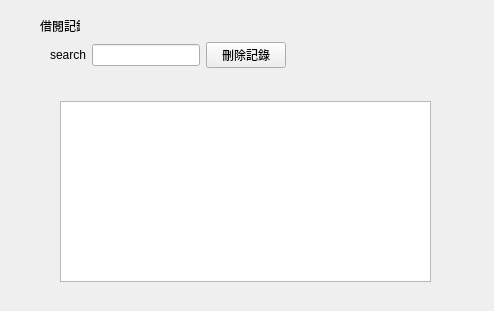
<?xml version="1.0" encoding="UTF-8"?>
<ui version="4.0">
 <class>Cell_Record</class>
 <widget class="QWidget" name="Cell_Record">
  <property name="geometry">
   <rect>
    <x>0</x>
    <y>0</y>
    <width>494</width>
    <height>311</height>
   </rect>
  </property>
  <property name="windowTitle">
   <string>Form</string>
  </property>
  <widget class="QWidget" name="widget" native="true">
   <property name="geometry">
    <rect>
     <x>50</x>
     <y>30</y>
     <width>321</width>
     <height>51</height>
    </rect>
   </property>
   <layout class="QGridLayout" name="gridLayout_5">
    <item row="0" column="0">
     <widget class="QLabel" name="label_5">
      <property name="text">
       <string>search</string>
      </property>
     </widget>
    </item>
    <item row="0" column="3">
     <spacer name="horizontalSpacer_5">
      <property name="orientation">
       <enum>Qt::Horizontal</enum>
      </property>
      <property name="sizeHint" stdset="0">
       <size>
        <width>40</width>
        <height>20</height>
       </size>
      </property>
     </spacer>
    </item>
    <item row="0" column="1">
     <widget class="QLineEdit" name="lineEdit_5"/>
    </item>
    <item row="0" column="2">
     <widget class="QPushButton" name="pushButton_23">
      <property name="text">
       <string>刪除記錄</string>
      </property>
     </widget>
    </item>
   </layout>
  </widget>
  <widget class="QLabel" name="label_6">
   <property name="geometry">
    <rect>
     <x>40</x>
     <y>20</y>
     <width>40</width>
     <height>12</height>
    </rect>
   </property>
   <property name="text">
    <string>借閱記錄</string>
   </property>
  </widget>
  <widget class="QTableView" name="tableView">
   <property name="geometry">
    <rect>
     <x>60</x>
     <y>101</y>
     <width>371</width>
     <height>181</height>
    </rect>
   </property>
  </widget>
 </widget>
 <resources/>
 <connections/>
</ui>
